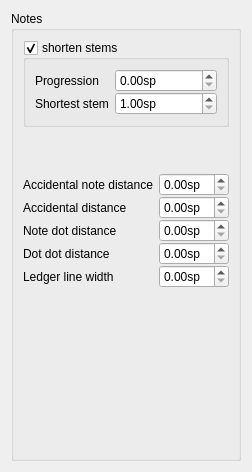
     <widget class="QWidget" name="page_note">
      <layout class="QVBoxLayout" name="verticalLayout_7">
       <item>
        <widget class="QGroupBox" name="groupBox_4">
         <property name="title">
          <string>Notes</string>
         </property>
         <property name="flat">
          <bool>true</bool>
         </property>
         <layout class="QVBoxLayout" name="verticalLayout_10">
          <item>
           <widget class="QGroupBox" name="shortenStem">
            <property name="title">
             <string>shorten stems</string>
            </property>
            <property name="flat">
             <bool>true</bool>
            </property>
            <property name="checkable">
             <bool>true</bool>
            </property>
            <layout class="QVBoxLayout" name="verticalLayout_8">
             <item>
              <layout class="QFormLayout" name="formLayout_6">
               <property name="verticalSpacing">
                <number>0</number>
               </property>
               <item row="0" column="0">
                <widget class="QLabel" name="label_46">
                 <property name="text">
                  <string>Progression</string>
                 </property>
                </widget>
               </item>
               <item row="0" column="1">
                <widget class="QDoubleSpinBox" name="shortStemProgression">
                 <property name="suffix">
                  <string extracomment="space unit">sp</string>
                 </property>
                 <property name="singleStep">
                  <double>0.125000000000000</double>
                 </property>
                </widget>
               </item>
               <item row="1" column="1">
                <widget class="QDoubleSpinBox" name="shortestStem">
                 <property name="suffix">
                  <string extracomment="space unit">sp</string>
                 </property>
                 <property name="minimum">
                  <double>1.000000000000000</double>
                 </property>
                 <property name="singleStep">
                  <double>0.250000000000000</double>
                 </property>
                </widget>
               </item>
               <item row="1" column="0">
                <widget class="QLabel" name="label_47">
                 <property name="text">
                  <string>Shortest stem</string>
                 </property>
                </widget>
               </item>
              </layout>
             </item>
            </layout>
           </widget>
          </item>
          <item>
           <spacer name="verticalSpacer_2">
            <property name="orientation">
             <enum>Qt::Vertical</enum>
            </property>
            <property name="sizeHint" stdset="0">
             <size>
              <width>20</width>
              <height>40</height>
             </size>
            </property>
           </spacer>
          </item>
          <item>
           <layout class="QFormLayout" name="formLayout_4">
            <property name="verticalSpacing">
             <number>0</number>
            </property>
            <item row="0" column="0">
             <widget class="QLabel" name="label_25">
              <property name="text">
               <string>Accidental note distance</string>
              </property>
             </widget>
            </item>
            <item row="0" column="1">
             <widget class="QDoubleSpinBox" name="accidentalNoteDistance">
              <property name="sizePolicy">
               <sizepolicy hsizetype="Preferred" vsizetype="Fixed">
                <horstretch>0</horstretch>
                <verstretch>0</verstretch>
               </sizepolicy>
              </property>
              <property name="suffix">
               <string>sp</string>
              </property>
             </widget>
            </item>
            <item row="1" column="0">
             <widget class="QLabel" name="label_43">
              <property name="text">
               <string>Accidental distance</string>
              </property>
             </widget>
            </item>
            <item row="1" column="1">
             <widget class="QDoubleSpinBox" name="accidentalDistance">
              <property name="sizePolicy">
               <sizepolicy hsizetype="Preferred" vsizetype="Fixed">
                <horstretch>0</horstretch>
                <verstretch>0</verstretch>
               </sizepolicy>
              </property>
              <property name="suffix">
               <string>sp</string>
              </property>
             </widget>
            </item>
            <item row="2" column="0">
             <widget class="QLabel" name="label_22">
              <property name="text">
               <string>Note dot distance</string>
              </property>
             </widget>
            </item>
            <item row="2" column="1">
             <widget class="QDoubleSpinBox" name="noteDotDistance">
              <property name="sizePolicy">
               <sizepolicy hsizetype="Preferred" vsizetype="Fixed">
                <horstretch>0</horstretch>
                <verstretch>0</verstretch>
               </sizepolicy>
              </property>
              <property name="suffix">
               <string>sp</string>
              </property>
             </widget>
            </item>
            <item row="3" column="0">
             <widget class="QLabel" name="label_23">
              <property name="text">
               <string>Dot dot distance</string>
              </property>
             </widget>
            </item>
            <item row="3" column="1">
             <widget class="QDoubleSpinBox" name="dotDotDistance">
              <property name="sizePolicy">
               <sizepolicy hsizetype="Preferred" vsizetype="Fixed">
                <horstretch>0</horstretch>
                <verstretch>0</verstretch>
               </sizepolicy>
              </property>
              <property name="suffix">
               <string>sp</string>
              </property>
             </widget>
            </item>
            <item row="4" column="0">
             <widget class="QLabel" name="label_24">
              <property name="text">
               <string>Ledger line width</string>
              </property>
             </widget>
            </item>
            <item row="4" column="1">
             <widget class="QDoubleSpinBox" name="ledgerLineWidth">
              <property name="sizePolicy">
               <sizepolicy hsizetype="Preferred" vsizetype="Fixed">
                <horstretch>0</horstretch>
                <verstretch>0</verstretch>
               </sizepolicy>
              </property>
              <property name="suffix">
               <string>sp</string>
              </property>
             </widget>
            </item>
           </layout>
          </item>
          <item>
           <spacer name="verticalSpacer_6">
            <property name="orientation">
             <enum>Qt::Vertical</enum>
            </property>
            <property name="sizeHint" stdset="0">
             <size>
              <width>20</width>
              <height>161</height>
             </size>
            </property>
           </spacer>
          </item>
         </layout>
        </widget>
       </item>
      </layout>
     </widget>
